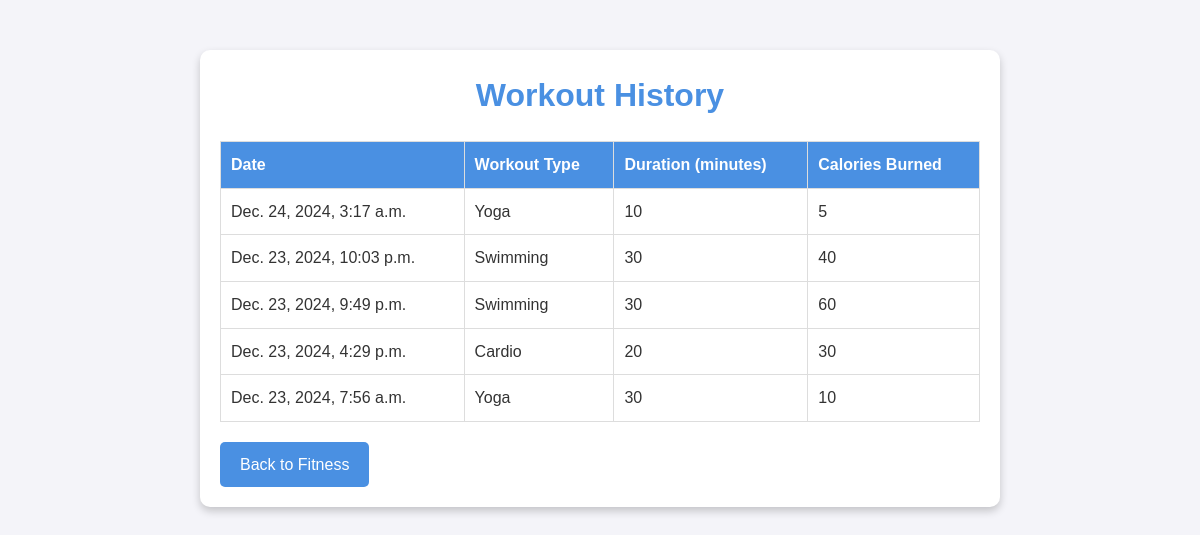
/workout-history/ (signed in), run on the app's committed database.
### authapp/models.py (models this page shows, shortened)
class WorkoutLog(models.Model):
    WORKOUT_CHOICES = [
        ('Cardio', 'Cardio'),
        ('Strength', 'Strength'),
        ('Yoga', 'Yoga'),
        ('Swimming', 'Swimming'),
        ('Cycling', 'Cycling'),
    ]
    user = models.ForeignKey(User, on_delete=models.CASCADE)
    workout_type = models.CharField(max_length=100, choices=WORKOUT_CHOICES)
    duration = models.PositiveIntegerField()  # Duration in minutes
    calories_burned = models.PositiveIntegerField(default=0)  # Calories burned
    date = models.DateTimeField(auto_now_add=True)

### authapp/views.py (the view)
# urls.py: path('workout-history/', views.workout_history, name='WorkoutHistory'),
@login_required
def workout_history(request):
    workout_logs = WorkoutLog.objects.filter(user=request.user).order_by("-date")
    return render(request, "workout_history.html", {"workout_logs": workout_logs})

### templates/workout_history.html (shortened to what this page needs)
{% load static %}
<!DOCTYPE html>
<html lang="en">
<head>
    <link rel="stylesheet" href="{% static 'assets/css/main.css' %}">
</head>
<body>
    <div class="container">
        <h1>Workout History</h1>
        {% if workout_logs %}
        <table>
            <thead>
                <tr>
                    <th>Date</th>
                    <th>Workout Type</th>
                    <th>Duration (minutes)</th>
                    <th>Calories Burned</th>
                </tr>
            </thead>
            <tbody>
                {% for log in workout_logs %}
                <tr>
                    <td>{{ log.date }}</td>
                    <td>{{ log.workout_type }}</td>
                    <td>{{ log.duration }}</td>
                    <td>{{ log.calories_burned }}</td>
                </tr>
                {% endfor %}
            </tbody>
        </table>
        {% else %}
        <p>No workout logs available. Start logging your workouts!</p>
        {% endif %}
        <a href="{% url 'Fitness' %}" class="back-button">Back to Fitness</a>
    </div>
</body>
</html>

### static/assets/css/main.css (style rules this page uses)
* { margin: 0; padding: 0; box-sizing: border-box; }
body { background-color: #f4f4f9; color: #333; line-height: 1.6; }

### templates/workout_history.html (style rules this page uses)
body { font-family: Arial, sans-serif; background-color: #f4f4f9; color: #333; }
.container { max-width: 800px; margin: 50px auto; padding: 20px; background: white; border-radius: 10px; box-shadow: 0 4px 8px rgba(0, 0, 0, 0.2); }
h1 { text-align: center; margin-bottom: 20px; color: #4a90e2; }
table { width: 100%; border-collapse: collapse; margin-bottom: 20px; }
table th, table td { padding: 10px; text-align: left; border: 1px solid #ddd; }
table th { background-color: #4a90e2; color: white; }
.back-button { display: inline-block; background: #4a90e2; color: white; text-decoration: none; padding: 10px 20px; border-radius: 5px; transition: background-color 0.3s; }

### data on the page
WorkoutLog: date "Dec. 24, 2024, 3:17 a.m.", workout_type "Yoga", duration "10", calories_burned "5"
WorkoutLog: date "Dec. 23, 2024, 10:03 p.m.", workout_type "Swimming", duration "30", calories_burned "40"
WorkoutLog: date "Dec. 23, 2024, 9:49 p.m.", workout_type "Swimming", duration "30", calories_burned "60"
WorkoutLog: date "Dec. 23, 2024, 4:29 p.m.", workout_type "Cardio", duration "20", calories_burned "30"
WorkoutLog: date "Dec. 23, 2024, 7:56 a.m.", workout_type "Yoga", duration "30", calories_burned "10"
